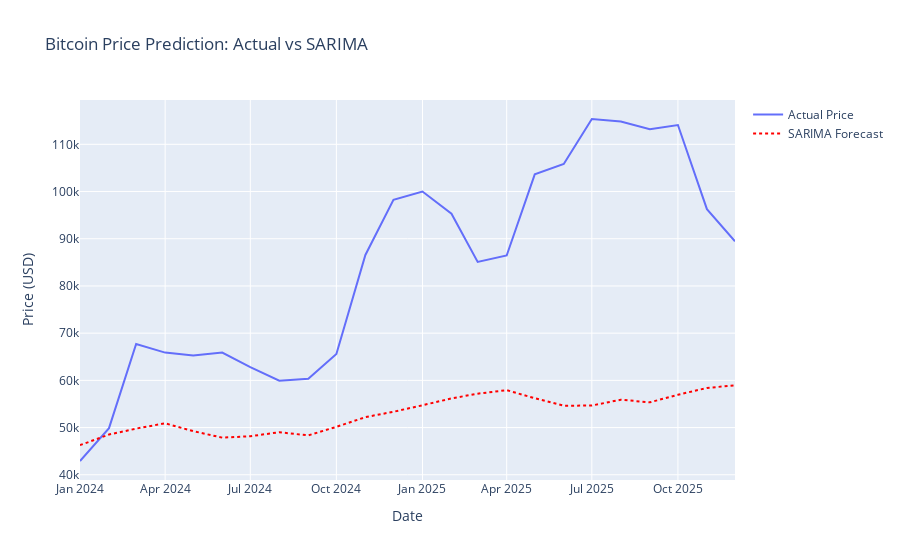

The cell this chart's notebook holds for it:
### Markdown cell above
### 4.2 Final Forecast Visualization
Memvisualisasikan hasil prediksi model terbaik (misal: Prophet atau ARIMA) terhadap data aktual.

### Code cell
# Tentukan model terbaik secara otomatis
best_model_name = results.sort_values(by='RMSE').iloc[0]['Model']

if best_model_name == 'ARIMA':
    best_forecast = arima_forecast
elif best_model_name == 'SARIMA':
    best_forecast = sarima_forecast
else:
    best_forecast = prophet_forecast

# Plotting Comparison
fig = go.Figure()

# Actual Data
fig.add_trace(go.Scatter(x=test_data.index, y=test_data['Price'], 
                         mode='lines', name='Actual Price'))

# Best Model Forecast
fig.add_trace(go.Scatter(x=test_data.index, y=best_forecast, 
                         mode='lines', name=f'{best_model_name} Forecast', 
                         line=dict(color='red', dash='dot')))

fig.update_layout(title=f'Bitcoin Price Prediction: Actual vs {best_model_name}',
                  xaxis_title='Date',
                  yaxis_title='Price (USD)')
fig.show()
